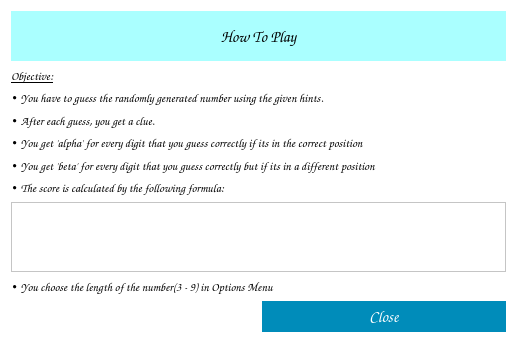
<?xml version="1.0" encoding="UTF-8"?>
<ui version="4.0">
 <class>Form</class>
 <widget class="QWidget" name="Form">
  <property name="geometry">
   <rect>
    <x>0</x>
    <y>0</y>
    <width>517</width>
    <height>343</height>
   </rect>
  </property>
  <property name="font">
   <font>
    <family>Comic Sans MS</family>
    <pointsize>12</pointsize>
   </font>
  </property>
  <property name="windowTitle">
   <string>How To Play - Guide</string>
  </property>
  <property name="windowIcon">
   <iconset resource="img/icons.qrc">
    <normaloff>:/mainIcon.ico</normaloff>:/mainIcon.ico</iconset>
  </property>
  <property name="styleSheet">
   <string notr="true">QWidget{
background-color: rgb(255, 255, 255);
}

QPushButton{
background-color: #008CBA;
color: white;
font-size: 16px;
padding: 5px 0;
border: 0;
font-family: &quot;Comic Sans MS&quot;;
font-weight: bold;
}

QLabel{
font-family: &quot;Comic Sans MS&quot;;
font-size: 12px;
}

QLabel#label{
font-size:16px;
font-weight: bold;
background-color: rgb(170, 255, 255);
}

QLabel#label_6{
font-weight: bold;
text-decoration: underline;
}


QPushButton:hover{
background-color: rgb(0, 170, 255);
}

QPushButton:pressed{
background-color: blue;
}




</string>
  </property>
  <layout class="QGridLayout" name="gridLayout">
   <item row="1" column="0">
    <widget class="QLabel" name="label_6">
     <property name="font">
      <font>
       <family>Comic Sans MS</family>
       <pointsize>-1</pointsize>
       <weight>75</weight>
       <bold>true</bold>
       <underline>true</underline>
      </font>
     </property>
     <property name="text">
      <string>Objective:</string>
     </property>
    </widget>
   </item>
   <item row="2" column="0" colspan="2">
    <widget class="QLabel" name="label_3">
     <property name="text">
      <string>• You have to guess the randomly generated number using the given hints.</string>
     </property>
    </widget>
   </item>
   <item row="3" column="0">
    <widget class="QLabel" name="label_5">
     <property name="text">
      <string>• After each guess, you get a clue.</string>
     </property>
    </widget>
   </item>
   <item row="4" column="0" colspan="2">
    <widget class="QLabel" name="label_7">
     <property name="text">
      <string>• You get 'alpha' for every digit that you guess correctly if its in the correct position</string>
     </property>
    </widget>
   </item>
   <item row="5" column="0" colspan="2">
    <widget class="QLabel" name="label_8">
     <property name="text">
      <string>• You get 'beta' for every digit that you guess correctly but if its in a different position</string>
     </property>
    </widget>
   </item>
   <item row="6" column="0">
    <widget class="QLabel" name="label_4">
     <property name="text">
      <string>• The score is calculated by the following formula:</string>
     </property>
    </widget>
   </item>
   <item row="7" column="0" colspan="2">
    <widget class="QFrame" name="frame">
     <property name="minimumSize">
      <size>
       <width>400</width>
       <height>70</height>
      </size>
     </property>
     <property name="styleSheet">
      <string notr="true">QFrame#frame{
background-image: url(:/myFormula.png);
background-repeat: no-repeat;
background-position: center center;
}</string>
     </property>
     <property name="frameShape">
      <enum>QFrame::StyledPanel</enum>
     </property>
     <property name="frameShadow">
      <enum>QFrame::Raised</enum>
     </property>
    </widget>
   </item>
   <item row="8" column="0" colspan="2">
    <widget class="QLabel" name="label_2">
     <property name="text">
      <string>• You choose the length of the number(3 - 9) in Options Menu</string>
     </property>
    </widget>
   </item>
   <item row="9" column="1">
    <widget class="QPushButton" name="pushButton">
     <property name="text">
      <string>Close</string>
     </property>
    </widget>
   </item>
   <item row="0" column="0" colspan="2">
    <widget class="QLabel" name="label">
     <property name="minimumSize">
      <size>
       <width>0</width>
       <height>50</height>
      </size>
     </property>
     <property name="font">
      <font>
       <family>Comic Sans MS</family>
       <pointsize>-1</pointsize>
       <weight>75</weight>
       <bold>true</bold>
      </font>
     </property>
     <property name="text">
      <string>How To Play</string>
     </property>
     <property name="alignment">
      <set>Qt::AlignCenter</set>
     </property>
    </widget>
   </item>
  </layout>
 </widget>
 <resources>
  <include location="img/icons.qrc"/>
 </resources>
 <connections/>
</ui>
